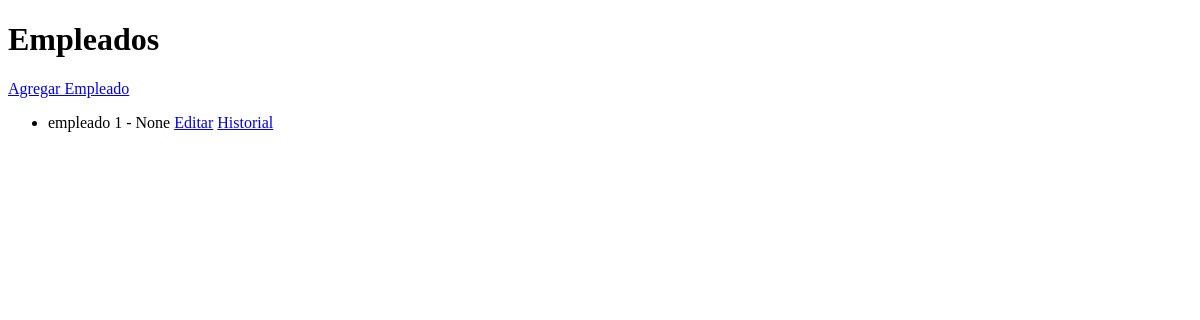
Before: /employees/ (signed in) with the older database file.
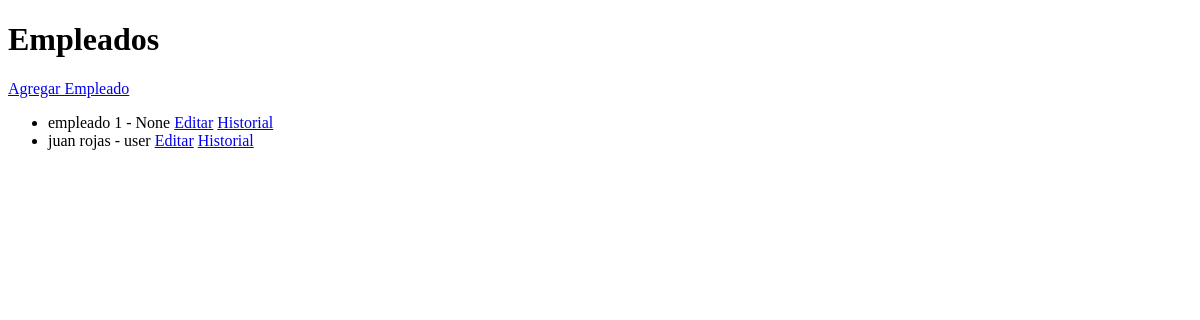
After: the same page with the newer database file.
### rh/models.py (models this page shows, shortened)
class Employee(models.Model):
    first_name = models.CharField(max_length=50)
    last_name = models.CharField(max_length=50)
    email = models.EmailField(unique=True)
    phone = models.CharField(max_length=15, blank=True, null=True)
    address = models.TextField(blank=True, null=True)
    department = models.ForeignKey(Department, on_delete=models.SET_NULL, null=True)
    role = models.ForeignKey(Role, on_delete=models.SET_NULL, null=True)
    salary = models.DecimalField(max_digits=10, decimal_places=2)
    hire_date = models.DateField()

class Role(models.Model):
    title = models.CharField(max_length=100, unique=True)
    description = models.TextField(blank=True, null=True)
    def __str__(self):
        return self.title

### rh/views.py (the view)
# urls.py: path('employees/', views.employee_list, name='employee_list'),
@login_required
def employee_list(request):
    employees = Employee.objects.all()
    return render(request, 'rh/employee_list.html', {'employees': employees})

### rh/templates/rh/employee_list.html (shortened to what this page needs)
<!DOCTYPE html>
<html>
<head>
</head>
<body>
    <h1>Empleados</h1>
    <a href="{% url 'add_employee' %}">Agregar Empleado</a>
    <ul>
        {% for employee in employees %}
        <li>
            {{ employee.first_name }} {{ employee.last_name }} - {{ employee.role }}
            <a href="{% url 'edit_employee' employee.id %}">Editar</a>
            <a href="{% url 'employee_history' employee.id %}">Historial</a>
        </li>
        {% endfor %}
    </ul>
</body>
</html>

Changed rows visible on the page:
added Employee: first_name "juan", last_name "rojas", role "user"
